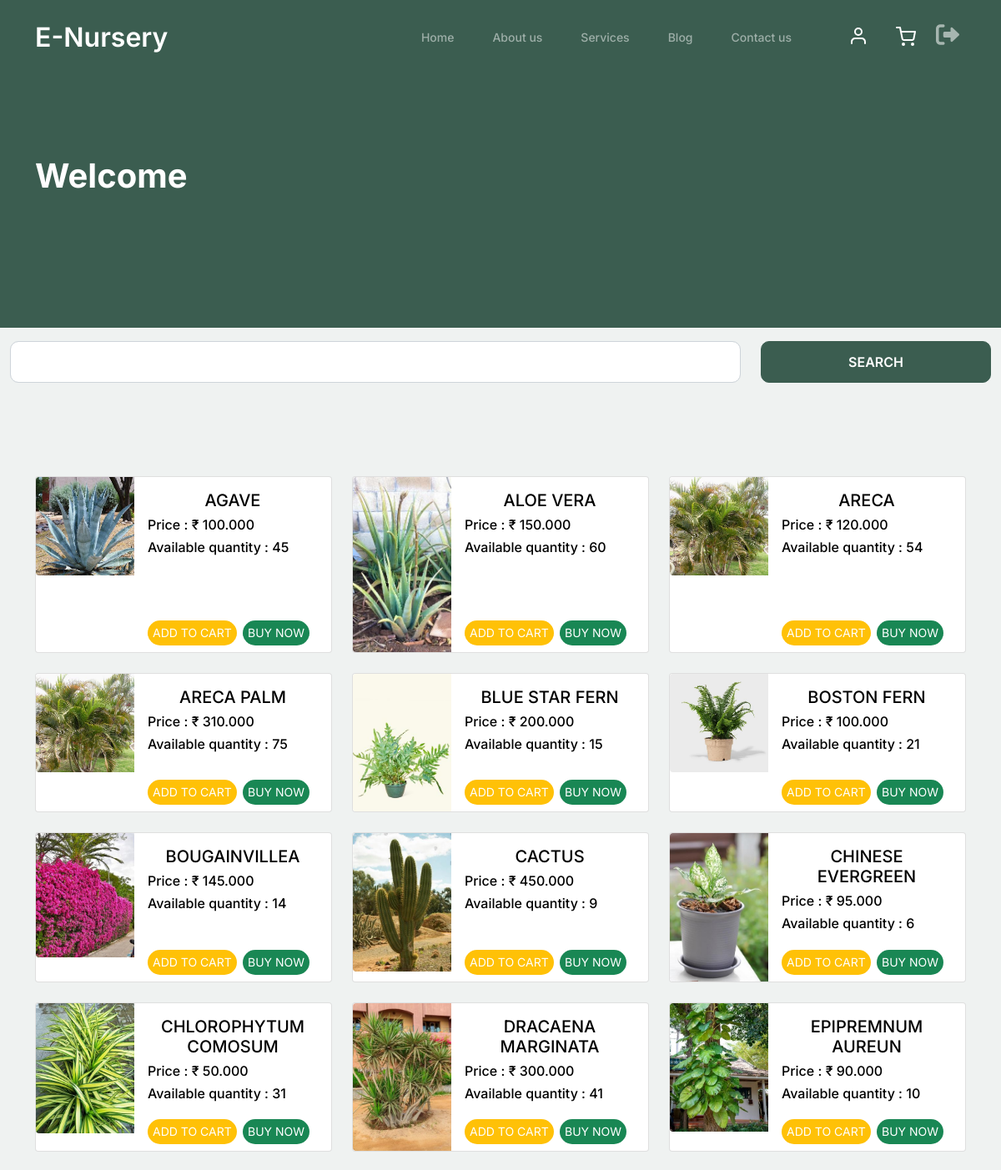
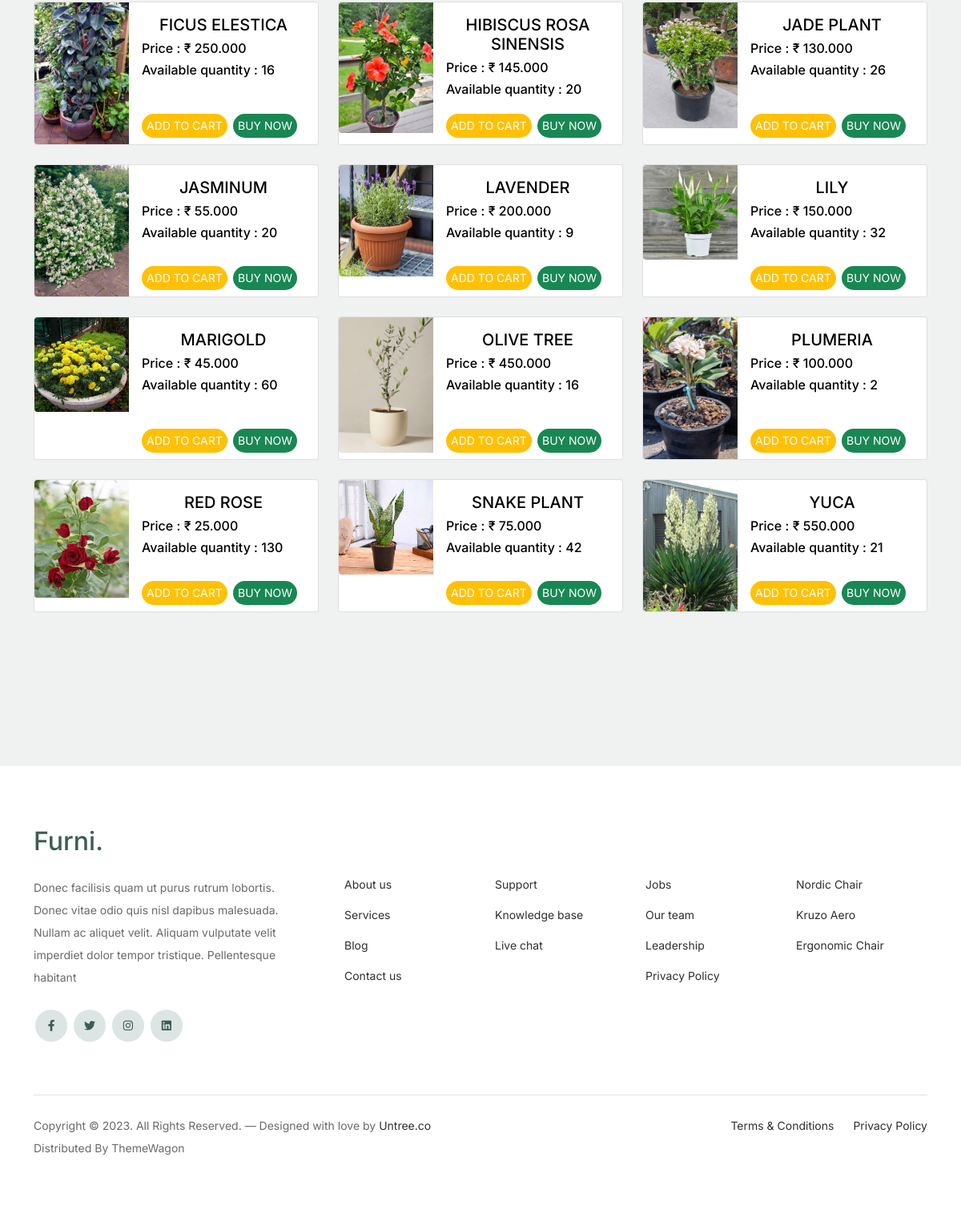
The page /user_home on the database its author committed (2 pictures, top to bottom).
### products/models.py (models this page shows, shortened)
class Products(models.Model):
    product_name = models.CharField(max_length=255)
    product_price = models.DecimalField(max_digits=10, decimal_places=3, validators=[MinValueValidator(0)])
    product_quantity = models.PositiveIntegerField()
    product_image = models.ImageField(upload_to='product_images/')

### users/views.py (the view)
# urls.py: path('user_home', views.user_home, name="user_home"),
def user_home(request):
    products = Products.objects.filter(product_quantity__gt = 0).order_by('product_name')
    return render(request, "home.html", {'products' : products})

### templates/home.html (shortened to what this page needs)
{% extends "base.html" %} {% block content %}
<div class="hero">
  <div class="container">
    <div class="row justify-content-between">
      <div class="col-lg-5">
        <div class="intro-excerpt">
          <h1>Welcome</h1>
        </div>
      </div>
    </div>
  </div>
</div>
<div class="container-fluid">
  <form action="search" method="post">
    <div class="form-group row mt-3">
      <div class="col-md-9">
        <input
          type="search"
          name="h_search"
          id="h_search"
          class="form-control"
          value="{{ term }}" />
      </div>
      <div class="col-md-3">
        <a href="search">
          <input
            type="submit"
            value="SEARCH"
            id="searchbtn"
            name="searchbtn"
            class="form-control btn btn-primary" />
        </a>
      </div>
    </div>
  </form>
</div>
<div class="untree_co-section product-section before-footer-section">
  <div class="container">
    <div class="row row-cols-1 row-cols-md-3 g-4">
      {% for product in products %}
      <div class="card-group">
        <div class="card h-100 text-black">
          <div class="row g-0">
            <div class="col-md-4">
                <img
                  src="{{ product.product_image.url }}"
                  class="img-fluid rounded-start border-primary"
                  alt="Image of {{ product.product_name }}"
                  style="width: 100%; height: 100%; object-fit: cover" />
            </div>
            <div class="col-md-8">
              <div class="card-body d-flex flex-column">
                <h5 class="card-title text-uppercase text-center mb-2">
                  {{ product.product_name }}
                </h5>
                <h6 class="cart-title text-left mb-2">
                  Price : <span>&#8377;</span>
                  {{ product.product_price }}
                </h6>
                <h6 class="cart-title text-left mb-2">
                  Available quantity : {{ product.product_quantity }}
                </h6>
                <div class="mt-auto">
                  <div class="row">
                    <div class="col-md-6">
                      <a href="{% url 'add_to_cart' %}?product_id={{ product.id }}">
                        <button
                          class="btn-warning border-0 rounded-pill position-absolute bottom-0 mb-2 text-white">
                          ADD TO CART
                        </button>
                      </a>
                    </div>
                    <div class="col-md-6">
                      <a href="">
                        <button
                          class="btn-success border-0 rounded-pill position-absolute bottom-0 mb-2">
                          BUY NOW
                        </button>
                      </a>
                    </div>
                  </div>
                </div>
              </div>
            </div>
          </div>
        </div>
    </div>
        {% endfor %}
      </div>
    </div>
  </div>
{% endblock %}

### static/css/style.css (style rules this page uses)
body { overflow-x: hidden; position: relative; }
body { font-family: "Inter", sans-serif; font-weight: 400; line-height: 28px; color: #6a6a6a; font-size: 14px; background-color: #eff2f1; }
a { text-decoration: none; -webkit-transition: .3s all ease; -o-transition: .3s all ease; transition: .3s all ease; color: #2f2f2f; text-decoration: underline; }
.hero { background: #3b5d50; padding: calc(4rem - 30px) 0 0rem 0; }
@media (min-width: 768px) { .hero { padding: calc(4rem - 30px) 0 4rem 0; } }
@media (min-width: 992px) { .hero { padding: calc(8rem - 30px) 0 8rem 0; } }
.hero .intro-excerpt { position: relative; z-index: 4; }
@media (min-width: 992px) { .hero .intro-excerpt { max-width: 450px; } }
.hero h1 { font-weight: 700; color: #ffffff; margin-bottom: 30px; }
.btn { font-weight: 600; padding: 12px 30px; border-radius: 30px; color: #ffffff; background: #2f2f2f; border-color: #2f2f2f; }
.btn.btn-primary { background: #3b5d50; border-color: #3b5d50; }
.product-section { padding: 7rem 0; }
.before-footer-section { padding: 7rem 0 12rem 0 !important; }
.untree_co-section { padding: 7rem 0; }
.form-control { height: 50px; border-radius: 10px; font-family: "Inter", sans-serif; }

### rows shown on the page
Products: product_image (picture), product_name "AGAVE", product_price "100.000", product_quantity "45"
Products: product_image (picture), product_name "ALOE VERA", product_price "150.000", product_quantity "60"
Products: product_image (picture), product_name "ARECA", product_price "120.000", product_quantity "54"
Products: product_image (picture), product_name "ARECA PALM", product_price "310.000", product_quantity "75"
Products: product_image (picture), product_name "BLUE STAR FERN", product_price "200.000", product_quantity "15"
Products: product_image (picture), product_name "BOSTON FERN", product_price "100.000", product_quantity "21"
Products: product_image (picture), product_name "BOUGAINVILLEA", product_price "145.000", product_quantity "14"
Products: product_image (picture), product_name "CACTUS", product_price "450.000", product_quantity "9"
Products: product_image (picture), product_name "CHINESE EVERGREEN", product_price "95.000", product_quantity "6"
Products: product_image (picture), product_name "CHLOROPHYTUM COMOSUM", product_price "50.000", product_quantity "31"
Products: product_image (picture), product_name "DRACAENA MARGINATA", product_price "300.000", product_quantity "41"
Products: product_image (picture), product_name "EPIPREMNUM AUREUN", product_price "90.000", product_quantity "10"
Products: product_image (picture), product_name "FICUS ELESTICA", product_price "250.000", product_quantity "16"
Products: product_image (picture), product_name "HIBISCUS ROSA SINENSIS", product_price "145.000", product_quantity "20"
Products: product_image (picture), product_name "JADE PLANT", product_price "130.000", product_quantity "26"
Products: product_image (picture), product_name "JASMINUM", product_price "55.000", product_quantity "20"
Products: product_image (picture), product_name "LAVENDER", product_price "200.000", product_quantity "9"
Products: product_image (picture), product_name "LILY", product_price "150.000", product_quantity "32"
Products: product_image (picture), product_name "MARIGOLD", product_price "45.000", product_quantity "60"
Products: product_image (picture), product_name "OLIVE TREE", product_price "450.000", product_quantity "16"
Products: product_image (picture), product_name "PLUMERIA", product_price "100.000", product_quantity "2"
Products: product_image (picture), product_name "RED ROSE", product_price "25.000", product_quantity "130"
Products: product_image (picture), product_name "SNAKE PLANT", product_price "75.000", product_quantity "42"
Products: product_image (picture), product_name "YUCA", product_price "550.000", product_quantity "21"
